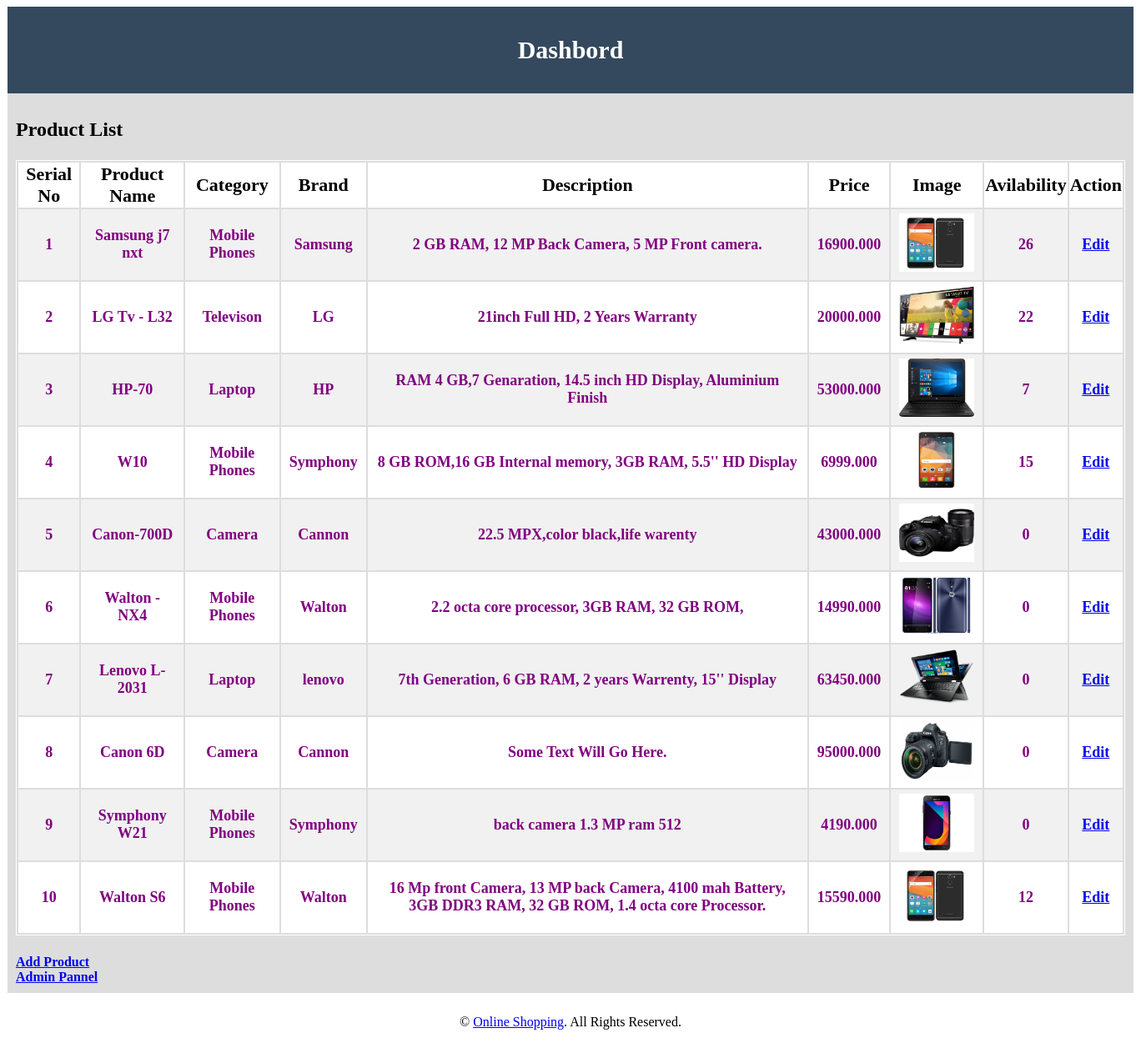
Page /php/src/productlist.php on the committed database.
### tables this page shows
CREATE TABLE `tbl_product` (
  `productId` int(11) NOT NULL,
  `productName` varchar(255) NOT NULL,
  `catId` varchar(45) NOT NULL,
  `brandId` varchar(45) NOT NULL,
  `body` text NOT NULL,
  `price` float(10,3) NOT NULL,
  `image` varchar(255) NOT NULL,
  `availability` int(255) NOT NULL
);

### php/src/Database.php (called while the page is built, shortened)
 <?php
class Database{
	public $host   = DB_HOST;
	public $user   = DB_USER;
	public $pass   = DB_PASS;
	public $dbname = DB_NAME;
	public $link;
	private function connectDB()
	{
		$this->link = new mysqli($this->host, $this->user, $this->pass,$this->dbname);
	}
	public function select($query)
	{
		$result = $this->link->query($query) or die ($this->link->error.__LINE__);
		if($result->num_rows > 0)
		{
			return $result;
		}
		else
		{
			return false;
		}
	}
}

### php/src/productlist.php (the view, shortened to what this page needs)
<?php include'inc/header.php';?>
<?php include'Database.php';?>
<?php
$db    = new Database();
$query = "SELECT * FROM tbl_product";
$read  = $db->select($query);
?>
</head>
<body>
<h2>Product List</h2>
<table class ="tblone">
  <tr>
    <th>Serial No</th>
    <th>Product Name</th>
    <th>Category</th>
    <th>Brand</th>
    <th>Description</th>
    <th>Price</th>
    <th>Image</th>
    <th>Avilability</th>
    <th>Action</th>
  </tr>
<?php if($read){ ?>
<?php
$i  = 1;
while ($row = $read->fetch_assoc()){
?>
<tr>
	<td><?php echo $i++ ?></td>
	<td><?php echo $row['productName'];?></td>
	<td><?php echo $row['catId'];?></td>
	<td><?php echo $row['brandId'];?></td>
	<td><?php echo $row['body'];?></td>
	<td><?php echo $row['price'];?></td>
     <td><img src="<?php echo $row['image'];?>" style="height: 70px;width: 90px;"></td>
     <td><?php echo $row['availability'];?></td>
	<td><a href ="productedit.php?productId=<?php echo urlencode($row['productId']); ?>">Edit</a></td>
</tr>
<?php } ?>
<?php } else { ?>
<p>Data is NOT available!!</p>
<?php } ?>
</table>
<a href="productadd.php">Add Product</a>
<div>
<a href="dashbord.php">Admin Pannel</a>
</div>
<?php include'inc/footer.php';?>

### web/src/inc/header.php (style rules this page uses)
.tblone { width : 100%;border :1px solid #fff; margin : 23px 0 }
.tblone td { padding :5px 10px;text-align : center; font-size:18px; font-weight:bold;color:purple;font-family:consolas; }
table.tblone tr:nth-child(2n+1) { background: #fff;height : 30px;font-size: 22px; }
table.tblone tr:nth-child(2n) { background: #f1f1f1;height : 30px; }

### rows in the picture
tbl_product: productName "Samsung j7 nxt", catId "Mobile Phones", brandId "Samsung", body "2 GB RAM, 12 MP Back Camera, 5 MP Front camera.", price "16900.000", image (picture), availability "26"
tbl_product: productName "LG Tv - L32", catId "Televison", brandId "LG", body "21inch Full HD, 2 Years Warranty", price "20000.000", image (picture), availability "22"
tbl_product: productName "HP-70", catId "Laptop", brandId "HP", body "RAM 4 GB,7 Genaration, 14.5 inch HD Display, Aluminium Finish", price "53000.000", image (picture), availability "7"
tbl_product: productName "W10", catId "Mobile Phones", brandId "Symphony", body "8 GB ROM,16 GB Internal memory, 3GB RAM, 5.5'' HD Display", price "6999.000", image (picture), availability "15"
tbl_product: productName "Canon-700D", catId "Camera", brandId "Cannon", body "22.5 MPX,color black,life warenty", price "43000.000", image (picture), availability "0"
tbl_product: productName "Walton - NX4", catId "Mobile Phones", brandId "Walton", body "2.2 octa core processor, 3GB RAM, 32 GB ROM,", price "14990.000", image (picture), availability "0"
tbl_product: productName "Lenovo L-2031", catId "Laptop", brandId "lenovo", body "7th Generation, 6 GB RAM, 2 years Warrenty, 15'' Display", price "63450.000", image (picture), availability "0"
tbl_product: productName "Canon 6D", catId "Camera", brandId "Cannon", body "Some Text Will Go Here.", price "95000.000", image (picture), availability "0"
tbl_product: productName "Symphony W21", catId "Mobile Phones", brandId "Symphony", body "back camera 1.3 MP ram 512", price "4190.000", image (picture), availability "0"
tbl_product: productName "Walton S6", catId "Mobile Phones", brandId "Walton", body "16 Mp front Camera, 13 MP back Camera, 4100 mah Battery, 3GB DDR3 RAM, 32 GB ROM, 1.4 octa core Processor.", price "15590.000", image (picture), availability "12"
